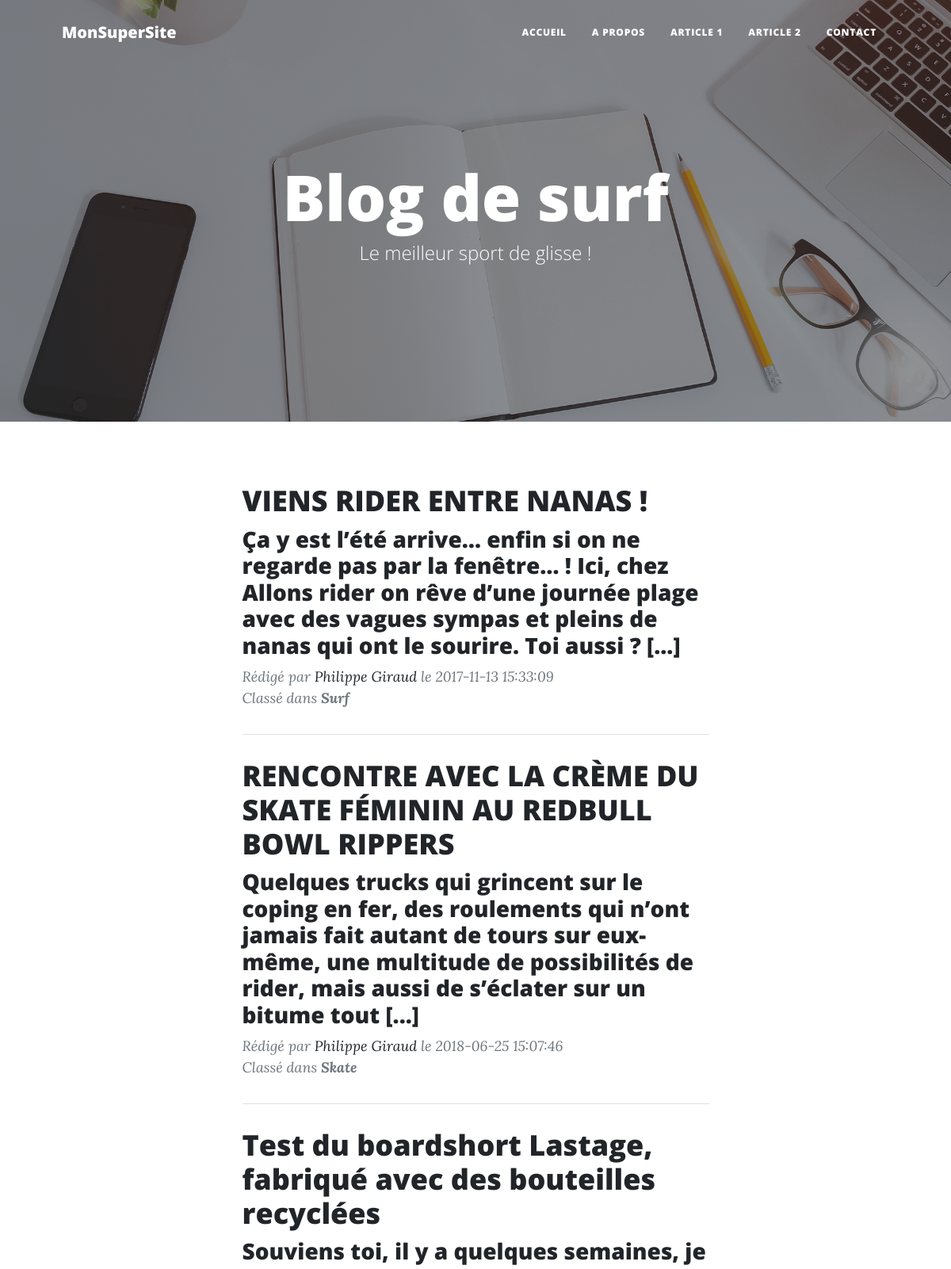
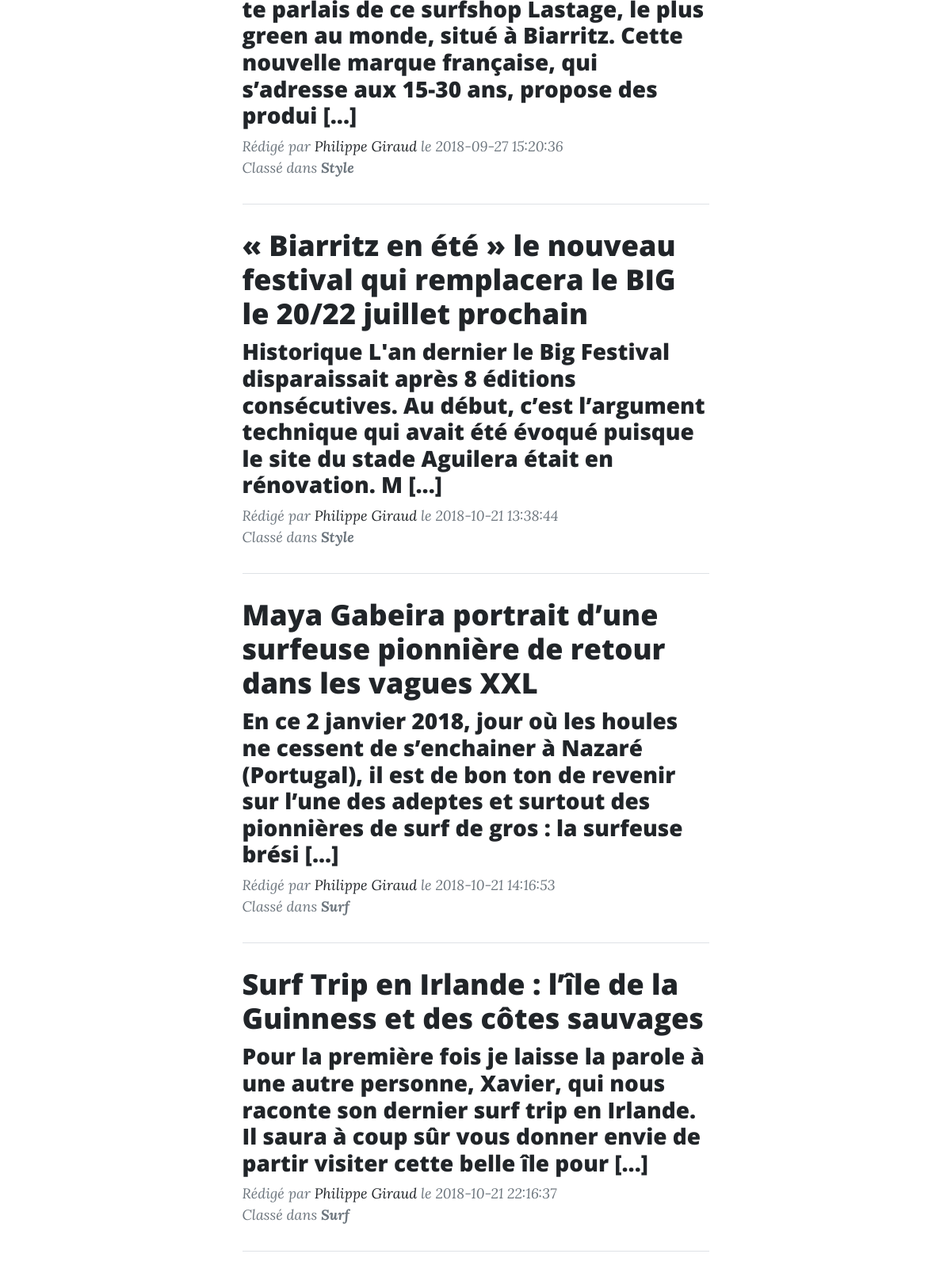
The page / (upper part) on the database its author committed (2 pictures, top to bottom).
### tables this page shows
CREATE TABLE IF NOT EXISTS `blog_posts` (
  `post_ID` int(11) NOT NULL AUTO_INCREMENT COMMENT 'Clé primaire',
  `post_author` int(11) NOT NULL COMMENT 'Clé vers l''auteur',
  `post_category` int(11) NOT NULL,
  `post_date` timestamp NOT NULL DEFAULT CURRENT_TIMESTAMP COMMENT 'Date du post',
  `post_content` text NOT NULL COMMENT 'Contenu du post',
  `post_title` varchar(255) NOT NULL COMMENT 'Titre du post',
  `post_img_url` varchar(255) NOT NULL COMMENT 'Url de image du post',
  PRIMARY KEY (`post_ID`),
  KEY `fk_blog_posts_blog_users` (`post_author`),
  KEY `fk_blog_posts_blog_categories1` (`post_category`)
);

CREATE TABLE IF NOT EXISTS `blog_users` (
  `ID` int(11) NOT NULL AUTO_INCREMENT COMMENT 'Clé primaire',
  `user_login` varchar(20) NOT NULL COMMENT 'Login',
  `user_pass` varchar(32) NOT NULL COMMENT 'Password',
  `user_email` varchar(100) NOT NULL COMMENT 'Email',
  `display_name` varchar(100) NOT NULL COMMENT 'Nom affiché',
  `user_photo` varchar(45) NOT NULL DEFAULT 'user.jpg',
  `user_admin` tinyint(1) NOT NULL DEFAULT '0',
  `user_token` varchar(32) DEFAULT NULL,
  PRIMARY KEY (`ID`),
  UNIQUE KEY `loginpassword` (`user_login`,`user_pass`),
  UNIQUE KEY `email` (`ID`)
);

CREATE TABLE IF NOT EXISTS `blog_categories` (
  `cat_id` int(11) NOT NULL AUTO_INCREMENT,
  `cat_descr` varchar(50) NOT NULL,
  PRIMARY KEY (`cat_id`)
);

### index.php (called while the page is built, shortened)
<?php
include("model/home.model.php");
include("view/home.view.php");

### model/home.model.php (called while the page is built, shortened)
<?php
include("model/pdo.inc.php");
try {
    $query = "
    SELECT post_date, LEFT(post_content, " . TRONCATURE . ") AS post_content, post_title, display_name, cat_descr
    FROM blog_posts
    INNER JOIN blog_users
    ON post_author = ID
    INNER JOIN blog_categories
    ON post_category = cat_id";
    $req = $pdo->query($query);
    $data = $req->fetchAll();
} catch(Exception $e) {
    die("Erreur MySQL : " . $e->getMessage());
}
$bg = 'assets/img/home-bg.jpg';
$title = 'Blog de surf';
$subtitle = 'Le meilleur sport de glisse !';

### view/home.view.php (the view, shortened to what this page needs)
<?php include("view/layout/nav.inc.php"); ?>
<?php include("view/layout/header.inc.php"); ?>
<div class="container px-4 px-lg-5">
    <div class="row gx-4 gx-lg-5 justify-content-center">
        <div class="col-md-10 col-lg-8 col-xl-7">
            <?php foreach ($data as $onedata) { ?>
                <div class="post-preview">
                    <a href="post.php">
                        <h2 class="post-title"><?= $onedata["post_title"] ?></h2>
                    </a>
                    <h3 class="post-subtitle"><?= $onedata["post_content"]  ?> [...]</h3>
                    <p class="post-meta">
                        Rédigé par
                        <a href="#!"><?= $onedata["display_name"] ?></a>
                        le <?= $onedata["post_date"] ?>
                        <br>
                        Classé dans <b><?= $onedata["cat_descr"] ?></b>
                    </p>
                </div>
                <hr class="my-4" />
            <?php } ?>
        </div>
    </div>
</div>
<?php include("view/layout/footer.inc.php"); ?>

### view/layout/nav.inc.php (shortened to what this page needs)
<!DOCTYPE html>
<html lang="fr">
    <head>
        <link href="css/styles.css" rel="stylesheet" />
    </head>
    <body>
        <nav class="navbar navbar-expand-lg navbar-light" id="mainNav">
            <div class="container px-4 px-lg-5">
                <a class="navbar-brand" href="index.php">MonSuperSite</a>
                <div class="collapse navbar-collapse" id="navbarResponsive">
                    <ul class="navbar-nav ms-auto py-4 py-lg-0">
                        <li class="nav-item"><a class="nav-link px-lg-3 py-3 py-lg-4" href="index.php">Accueil</a></li>
                        <li class="nav-item"><a class="nav-link px-lg-3 py-3 py-lg-4" href="about.php">A propos</a></li>
                        <li class="nav-item"><a class="nav-link px-lg-3 py-3 py-lg-4" href="post.php?article=1">Article 1</a></li>
                        <li class="nav-item"><a class="nav-link px-lg-3 py-3 py-lg-4" href="post.php?article=2">Article 2</a></li>
                        <li class="nav-item"><a class="nav-link px-lg-3 py-3 py-lg-4" href="contact.php">Contact</a></li>
                    </ul>
                </div>
            </div>
        </nav>

### view/layout/header.inc.php
<header class="masthead" style="background-image: url('<?= $bg ?>')">
    <div class="container position-relative px-4 px-lg-5">
        <div class="row gx-4 gx-lg-5 justify-content-center">
            <div class="col-md-10 col-lg-8 col-xl-7">
                <div class="site-heading">
                    <h1><?= $title ?></h1>
                    <span class="subheading"><?= $subtitle ?></span>
                </div>
            </div>
        </div>
    </div>
</header>

### view/layout/footer.inc.php (shortened to what this page needs)
    </body>
</html>

### rows shown on the page
blog_posts: post_title "VIENS RIDER ENTRE NANAS !", post_content "Ça y est l’été arrive… enfin si on ne regarde pas par la fenêtre … ! Ici, chez Allons rider on rêve d’une journée plage avec des vagues sympas et pleins de nanas qui ont le sourire. Toi aussi ?", post_author.display_name "Philippe Giraud", post_date "2017-11-13 15:33:09", post_category.cat_descr "Surf"
blog_posts: post_title "RENCONTRE AVEC LA CRÈME DU SKATE FÉMININ AU REDBULL BOWL RIPPERS", post_content "Quelques trucks qui grincent sur le coping en fer, des roulements qui n’ont jamais fait autant de tours sur eux-même, une multitude de possibilités de rider, mais aussi de s’éclater sur un bitume tout", post_author.display_name "Philippe Giraud", post_date "2018-06-25 15:07:46", post_category.cat_descr "Skate"
blog_posts: post_title "Test du boardshort Lastage, fabriqué avec des bouteilles recyclées", post_content "Souviens toi, il y a quelques semaines, je te parlais de ce surfshop Lastage, le plus green au monde, situé à Biarritz. Cette nouvelle marque française, qui s’adresse aux 15-30 ans, propose des produi", post_author.display_name "Philippe Giraud", post_date "2018-09-27 15:20:36", post_category.cat_descr "Style"
blog_posts: post_title "« Biarritz en été » le nouveau festival qui remplacera le BIG le 20/22 juillet prochain", post_content "Historique L'an dernier le Big Festival disparaissait après 8 éditions consécutives. Au début, c’est l’argument technique qui avait été évoqué puisque le site du stade Aguilera était en rénovation. M", post_author.display_name "Philippe Giraud", post_date "2018-10-21 13:38:44", post_category.cat_descr "Style"
blog_posts: post_title "Maya Gabeira portrait d’une surfeuse pionnière de retour dans les vagues XXL", post_content "En ce 2 janvier 2018, jour où les houles ne cessent de s’enchainer à Nazaré (Portugal), il est de bon ton de revenir sur l’une des adeptes et surtout des pionnières de surf de gros : la surfeuse brési", post_author.display_name "Philippe Giraud", post_date "2018-10-21 14:16:53", post_category.cat_descr "Surf"
blog_posts: post_title "Surf Trip en Irlande : l’île de la Guinness et des côtes sauvages", post_content "Pour la première fois je laisse la parole à une autre personne, Xavier, qui nous raconte son dernier surf trip en Irlande. Il saura à coup sûr vous donner envie de partir visiter cette belle île pour", post_author.display_name "Philippe Giraud", post_date "2018-10-21 22:16:37", post_category.cat_descr "Surf"

### other values the page prints
$title "Blog de surf"
$subtitle "Le meilleur sport de glisse !"
